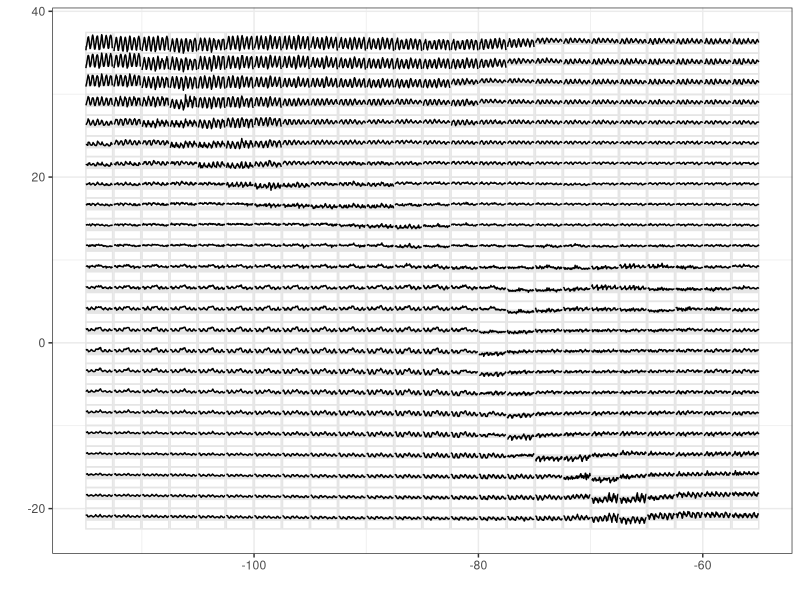

Generate this figure with R:
## ---- chunk 1
knitr::opts_chunk$set(
  collapse = TRUE,
  comment = "#>"
)
## ---- chunk 2
library(GGally)
## ---- chunk 3
library(ggplot2)
data(nasa)
temp.gly <- glyphs(nasa, "long", "day", "lat", "surftemp", height = 2.5)
ggplot(temp.gly, ggplot2::aes(gx, gy, group = gid)) +
  add_ref_lines(temp.gly, color = "grey90") +
  add_ref_boxes(temp.gly, color = "grey90") +
  geom_path() +
  theme_bw() +
  labs(x = "", y = "")
